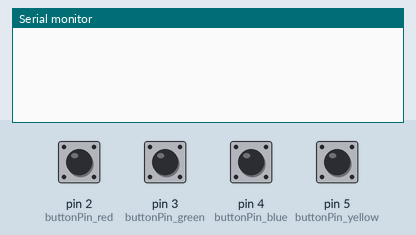
This sketch was run on a simulated Arduino Uno, built with avr-gcc and run on an emulated ATmega328P. On the bench: the last lines printed to the serial monitor. The inputs (shaded band) are chosen by the test bench; at power-on: pin 2 (buttonPin_red), pin 3 (buttonPin_green), pin 4 (buttonPin_blue), pin 5 (buttonPin_yellow) LOW.

Above: at 1.2 s.
1.3 s: pin 2 (buttonPin_red) pulled HIGH for 0.15 s
At 1.6 s:
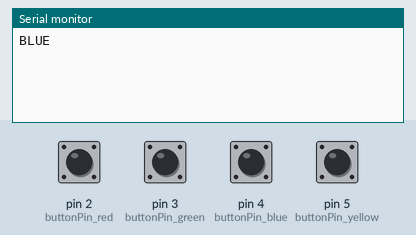
2.9 s: pin 3 (buttonPin_green) pulled HIGH for 0.15 s
At 4.0 s:
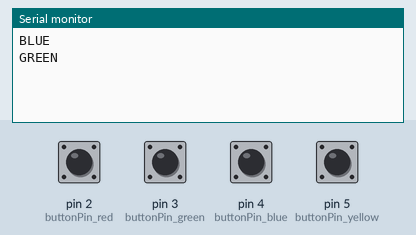
4.5 s: pin 4 (buttonPin_blue) pulled HIGH for 0.15 s
At 5.3 s:
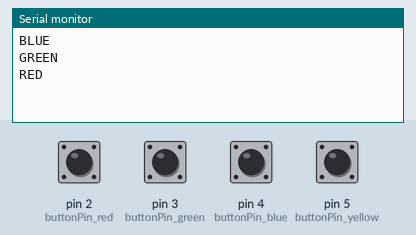
6.1 s: pin 5 (buttonPin_yellow) pulled HIGH for 0.15 s
At 6.5 s:
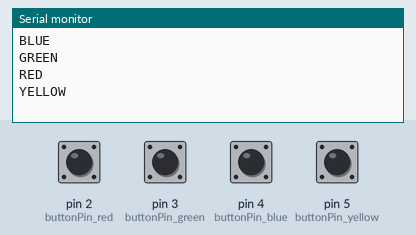

Measured:
- after the input at 1.3 s, the serial monitor: prints a new line at once (image 1)
- after the input at 2.9 s, the serial monitor: prints a new line at once (image 2)
- after the input at 4.5 s, the serial monitor: prints a new line at once (image 3)
- after the input at 6.1 s, the serial monitor: prints a new line at once (image 4)

The sketch:

arduino.ino
```cpp
//Define Buttons
const int buttonPin_red = 2;
const int buttonPin_green = 3;
const int buttonPin_blue = 4;
const int buttonPin_yellow = 5;

// variables that will change:
int buttonState_red = 0;
int buttonState_green = 0;
int buttonState_blue = 0;
int buttonState_yellow = 0;


char val; // Data received from the serial port
int ledPin = 13; // Set the pin to digital I/O 13
boolean ledState = LOW; //to toggle our LED

void setup()
{
  // initialize the pushbuttons pin as an input:
  pinMode(buttonPin_red, INPUT);
  pinMode(buttonPin_green, INPUT);
  pinMode(buttonPin_blue, INPUT);
  pinMode(buttonPin_yellow, INPUT);

//initialize serial communications at a 9600 baud rate
  Serial.begin(9600);

}

void loop()
{

    //obtain the state of each button
  buttonState_red = digitalRead(buttonPin_red);
  buttonState_green = digitalRead(buttonPin_green);
  buttonState_yellow = digitalRead(buttonPin_yellow);
  buttonState_blue = digitalRead(buttonPin_blue);

  if (buttonState_blue){

      Serial.println("RED");
      delay(500);

    }
  if (buttonState_red){

      Serial.println("BLUE");
      delay(500);

    }
  if (buttonState_yellow){

      Serial.println("YELLOW");
      delay(500);

    }
  if (buttonState_green){

      Serial.println("GREEN");
      delay(500);

   }


//  //Debug statement for checking buttons dont delete
//  Serial.print("RED: ");
//  Serial.print(buttonState_red);
//  Serial.print("\n");
//  Serial.print("GREEN: ");
//  Serial.print(buttonState_green);
//  Serial.print("\n");
//  Serial.print("YELLOW: ") ;
//  Serial.print(buttonState_yellow);
//  Serial.print("\n");
//  Serial.print("BLUE: ");
//  Serial.print(buttonState_blue);
//  Serial.print("\n");
}
```
